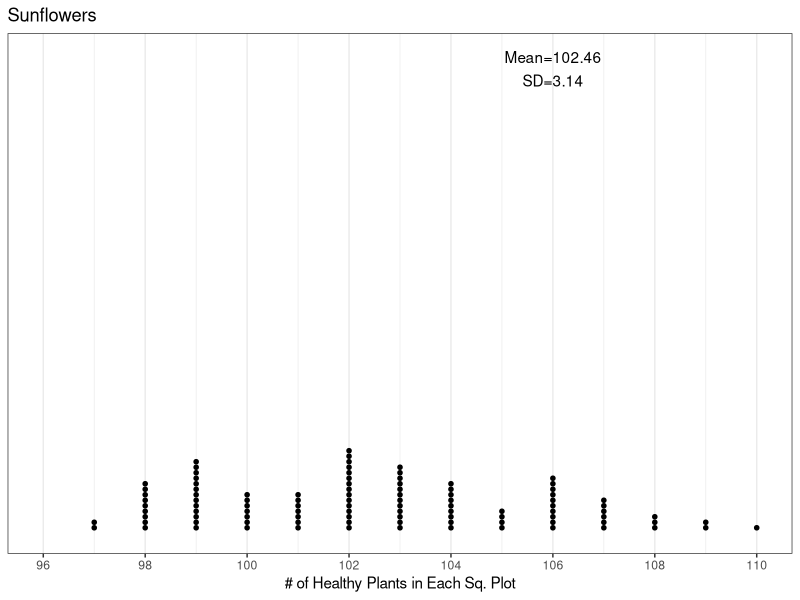
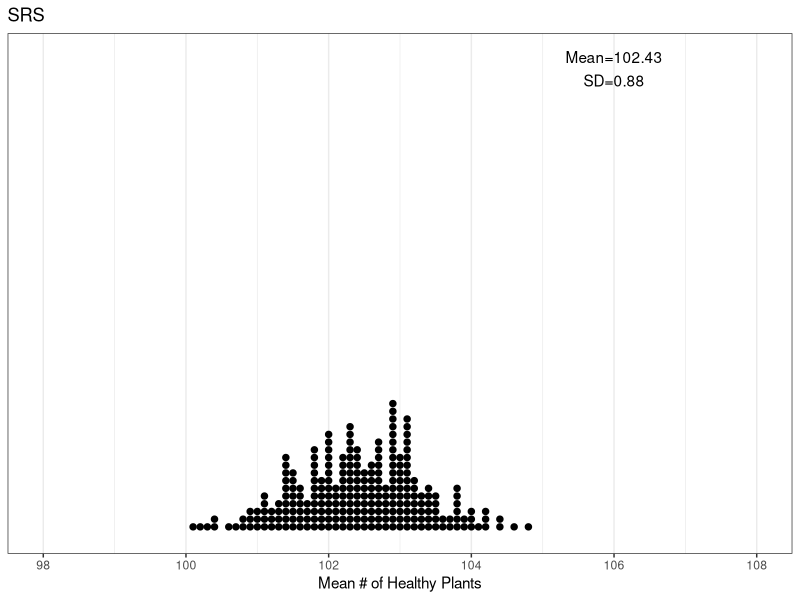
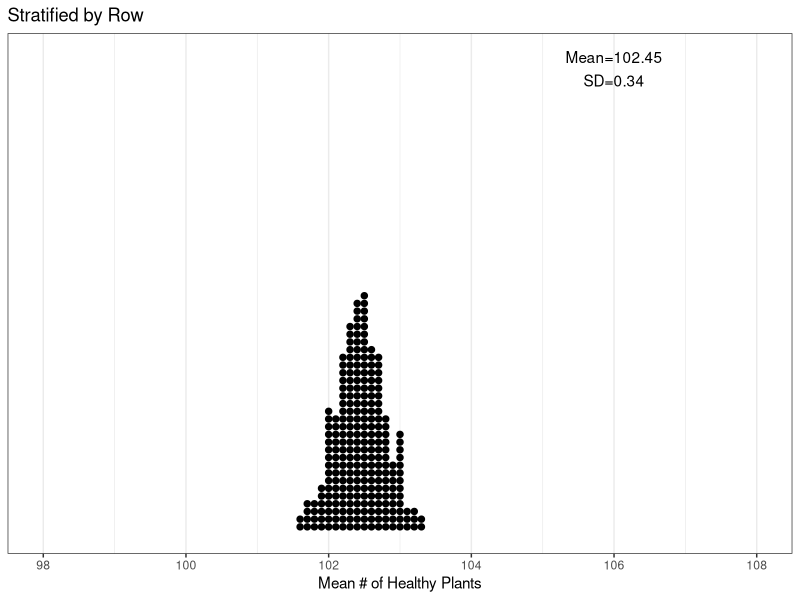
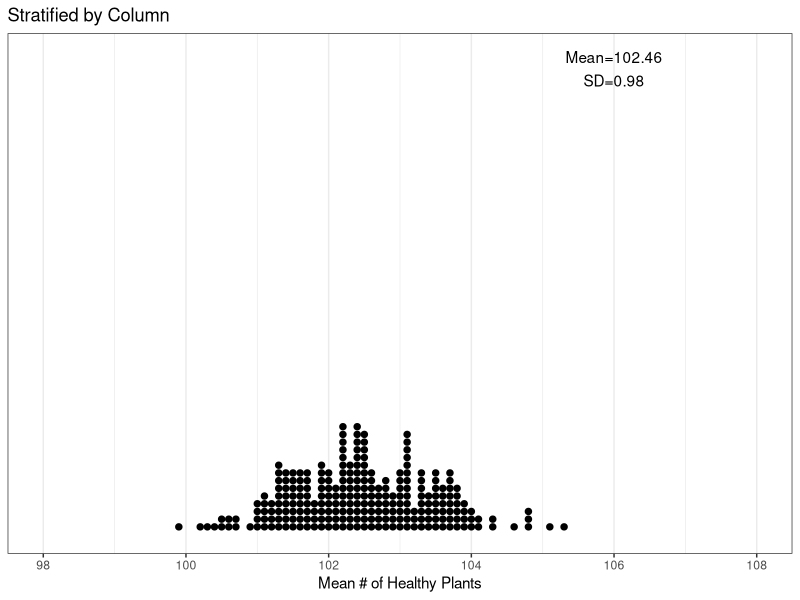
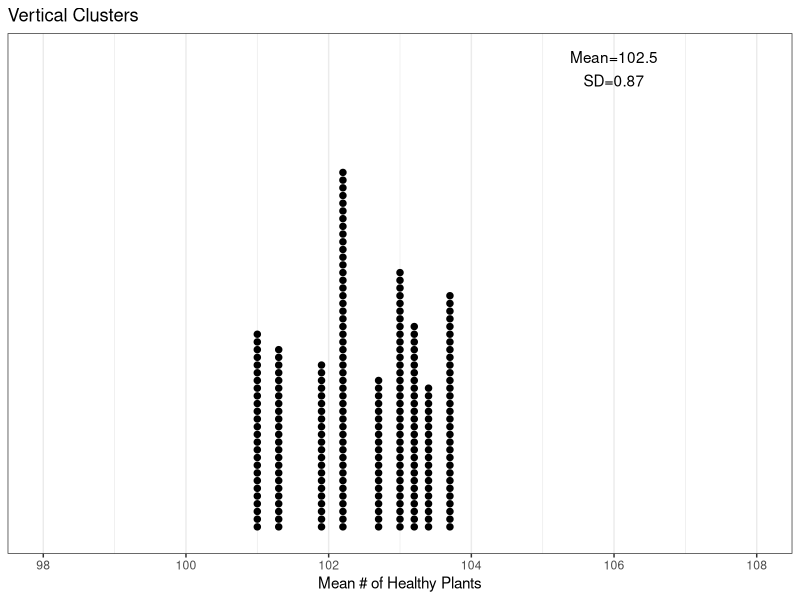
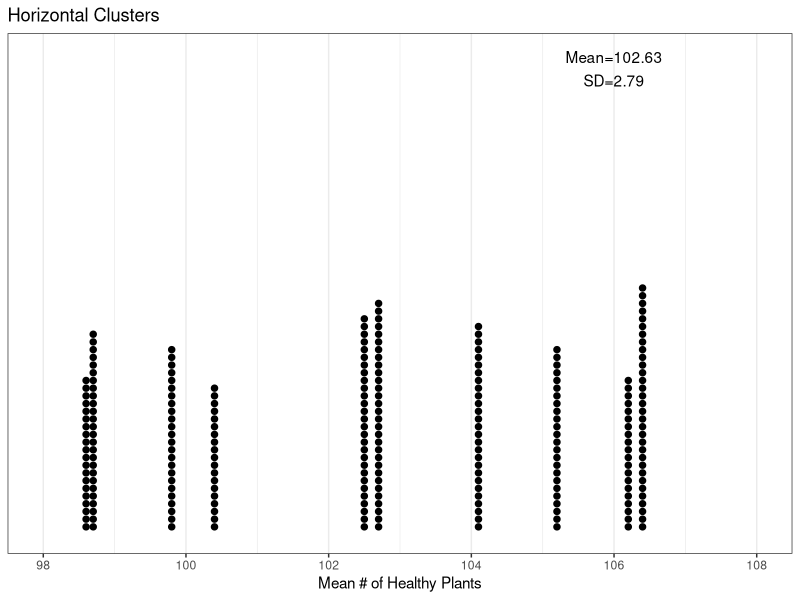

The R source for these figures, in order:
## Sunflowers activity, The Practice of Statistics and Doug Tyson
## R code by Neema Salimi
## some edits inc. population plot, plot annotations, 
## and heterogeneous/homogenous clusters by Amy Hogan 10/09/2017

#install.packages("tidyverse") !if not already
library(tidyverse)

setwd("~/Google Drive/AP Stats (personal)/Sunflowers")
sunflowers <- read_csv(file = "Sunflowers.csv")

#evaluates population SD
pop.var <- function(x) var(x) * (length(x)-1) / length(x)
pop.sd <- function(x) sqrt(pop.var(x))

#plot sunflower population
dot <- ggplot(data = sunflowers, aes(x = Healthy)) +
     geom_dotplot(binaxis = "x", stackgroups = TRUE,
                  color = "black", method = "histodot",
                  binpositions = "all",
                  stackratio = 1.2, binwidth = 0.1, dotsize = 0.9) +
     scale_x_continuous(breaks = seq(96, 110, 2), limits = c(96, 110)) +
     scale_y_continuous(NULL, breaks = NULL) +
     theme_bw() +
     labs(title = "Sunflowers", x = "# of Healthy Plants in Each Sq. Plot") +
     annotate("text",x=106,y=200,label=paste0("Mean=",
          paste(round(mean(sunflowers$Healthy),2)))) +
     annotate("text",x=106,y=190,label=paste0("SD=",
          paste(round(pop.sd(sunflowers$Healthy),2))))     

plot(dot)

srs.num <- 250
samp.size <- 10

# SRS sample
srs.means <- tibble(SRS.Mean = replicate(srs.num, {
  srs.sunflowers <- sunflowers[sample(nrow(sunflowers), samp.size, 
                                      replace = FALSE), 3]
  mean(srs.sunflowers$Healthy)
}))

# SRS plot
dot1 <- ggplot(data = srs.means, aes(x = SRS.Mean)) +
  geom_dotplot(binaxis = "x", stackgroups = TRUE,
               color = "black", method = "histodot",
               binpositions = "all",
               stackratio = 1.2, binwidth = 0.1, dotsize = 0.9) +
     scale_x_continuous(breaks = seq(98, 108, 2), limits = c(98, 108)) +
     scale_y_continuous(NULL, breaks = NULL) +
  theme_bw() +
  labs(title = "SRS", x = "Mean # of Healthy Plants") +
     annotate("text",x=106,y=200,label=paste0("Mean=",
          paste(round(mean(srs.means$SRS.Mean),2)))) +
     annotate("text",x=106,y=190,label=paste0("SD=",
          paste(round(sd(srs.means$SRS.Mean),2))))     

plot(dot1)

# Stratified by Row
strr.means <- tibble(STRR.Mean = replicate(srs.num, {
  strat.row <- sunflowers %>% group_by(Row) %>% sample_n(1)
  mean(strat.row$Healthy)
}))

# Stratified by Row plot
dot2 <- ggplot(data = strr.means, aes(x = STRR.Mean)) +
  geom_dotplot(binaxis = "x", stackgroups = TRUE,
               color = "black", method = "histodot",
               binpositions = "all",
               stackratio = 1.2, binwidth = 0.1, dotsize = 0.9) +
     scale_x_continuous(breaks = seq(98, 108, 2), limits = c(98, 108)) +
     scale_y_continuous(NULL, breaks = NULL) +
  theme_bw() +
  labs(title = "Stratified by Row", x = "Mean # of Healthy Plants") +
     annotate("text",x=106,y=200,label=paste0("Mean=",
          paste(round(mean(strr.means$STRR.Mean),2)))) +
     annotate("text",x=106,y=190,label=paste0("SD=",
          paste(round(sd(strr.means$STRR.Mean),2))))     

plot(dot2)

# Stratified by Column
strc.means <- tibble(STRC.Mean = replicate(srs.num, {
  strat.col <- sunflowers %>% group_by(Column) %>% sample_n(1)
  mean(strat.col$Healthy)
}))

# Stratified by Column plot
dot3 <- ggplot(data = strc.means, aes(x = STRC.Mean)) +
  geom_dotplot(binaxis = "x", stackgroups = TRUE,
               color = "black", method = "histodot",
               binpositions = "all",
               stackratio = 1.2, binwidth = 0.1, dotsize = 0.9) +
     scale_x_continuous(breaks = seq(98, 108, 2), limits = c(98, 108)) +
     scale_y_continuous(NULL, breaks = NULL) +
  theme_bw() +
  labs(title = "Stratified by Column", x = "Mean # of Healthy Plants") +
     annotate("text",x=106,y=200,label=paste0("Mean=",
          paste(round(mean(strc.means$STRC.Mean),2)))) +
     annotate("text",x=106,y=190,label=paste0("SD=",
          paste(round(sd(strc.means$STRC.Mean),2))))     

plot(dot3)

# Cluster Sample, vertical
clusv.means <- tibble(CLUSV.Mean = replicate(srs.num, {
  clus.vertical <- sunflowers %>% filter(ClusterV == sample(1:10, 1))
  mean(clus.vertical$Healthy)
}))

# Cluster plot, vertical
dot4 <- ggplot(data = clusv.means, aes(x = CLUSV.Mean)) +
  geom_dotplot(binaxis = "x", stackgroups = TRUE,
               color = "black", method = "histodot",
               binpositions = "all",
               stackratio = 1.2, binwidth = 0.1, dotsize = 0.9) +
     scale_x_continuous(breaks = seq(98, 108, 2), limits = c(98, 108)) +
     scale_y_continuous(NULL, breaks = NULL) +
  theme_bw() +
  labs(title = "Vertical Clusters", x = "Mean # of Healthy Plants") +
     annotate("text",x=106,y=200,label=paste0("Mean=",
          paste(round(mean(clusv.means$CLUSV.Mean),2)))) +
     annotate("text",x=106,y=190,label=paste0("SD=",
          paste(round(sd(clusv.means$CLUSV.Mean),2))))     

plot(dot4)

# Cluster sample, horizontal 
clush.means <- tibble(CLUSH.Mean = replicate(srs.num, {
     clus.horiz <- sunflowers %>% filter(ClusterH == sample(1:10, 1))
     mean(clus.horiz$Healthy)
}))

# Cluster plot, horizontal
dot5 <- ggplot(data = clush.means, aes(x = CLUSH.Mean)) +
     geom_dotplot(binaxis = "x", stackgroups = TRUE,
                  color = "black", method = "histodot",
                  binpositions = "all",
                  stackratio = 1.2, binwidth = 0.1, dotsize = 0.9) +
     scale_x_continuous(breaks = seq(98, 108, 2), limits = c(98, 108)) +
     scale_y_continuous(NULL, breaks = NULL) +
     theme_bw() +
     labs(title = "Horizontal Clusters", x = "Mean # of Healthy Plants") +
     annotate("text",x=106,y=200,label=paste0("Mean=",
          paste(round(mean(clush.means$CLUSH.Mean),2)))) +
     annotate("text",x=106,y=190,label=paste0("SD=",
          paste(round(sd(clush.means$CLUSH.Mean),2))))     

plot(dot5)